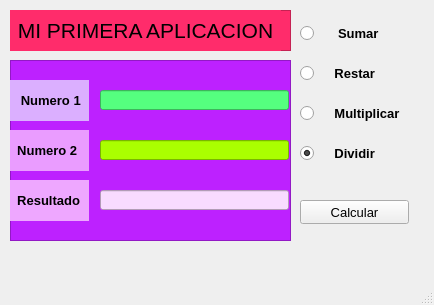
<?xml version="1.0" encoding="UTF-8"?>
<ui version="4.0">
 <class>MainWindow</class>
 <widget class="QMainWindow" name="MainWindow">
  <property name="geometry">
   <rect>
    <x>0</x>
    <y>0</y>
    <width>434</width>
    <height>305</height>
   </rect>
  </property>
  <property name="focusPolicy">
   <enum>Qt::NoFocus</enum>
  </property>
  <property name="windowTitle">
   <string>MainWindow</string>
  </property>
  <widget class="QWidget" name="centralwidget">
   <widget class="QWidget" name="verticalLayoutWidget_3">
    <property name="geometry">
     <rect>
      <x>300</x>
      <y>10</y>
      <width>111</width>
      <height>171</height>
     </rect>
    </property>
    <layout class="QVBoxLayout" name="verticalLayout_3">
     <item>
      <widget class="QRadioButton" name="sumar">
       <property name="font">
        <font>
         <pointsize>10</pointsize>
         <weight>75</weight>
         <bold>true</bold>
        </font>
       </property>
       <property name="text">
        <string>     Sumar</string>
       </property>
       <property name="checked">
        <bool>false</bool>
       </property>
       <property name="autoRepeat">
        <bool>false</bool>
       </property>
       <property name="autoRepeatDelay">
        <number>300</number>
       </property>
      </widget>
     </item>
     <item>
      <widget class="QRadioButton" name="restar">
       <property name="font">
        <font>
         <pointsize>10</pointsize>
         <weight>75</weight>
         <bold>true</bold>
        </font>
       </property>
       <property name="text">
        <string>    Restar</string>
       </property>
       <property name="checked">
        <bool>false</bool>
       </property>
      </widget>
     </item>
     <item>
      <widget class="QRadioButton" name="multiplicar">
       <property name="font">
        <font>
         <pointsize>10</pointsize>
         <weight>75</weight>
         <bold>true</bold>
        </font>
       </property>
       <property name="text">
        <string>    Multiplicar</string>
       </property>
       <property name="checked">
        <bool>false</bool>
       </property>
       <property name="autoRepeatDelay">
        <number>100</number>
       </property>
      </widget>
     </item>
     <item>
      <widget class="QRadioButton" name="dividir">
       <property name="font">
        <font>
         <pointsize>10</pointsize>
         <weight>75</weight>
         <bold>true</bold>
        </font>
       </property>
       <property name="text">
        <string>    Dividir</string>
       </property>
       <property name="checked">
        <bool>true</bool>
       </property>
      </widget>
     </item>
    </layout>
   </widget>
   <widget class="QFrame" name="frame">
    <property name="geometry">
     <rect>
      <x>10</x>
      <y>60</y>
      <width>281</width>
      <height>181</height>
     </rect>
    </property>
    <property name="styleSheet">
     <string notr="true">background-color: rgb(189, 33, 255);</string>
    </property>
    <property name="frameShape">
     <enum>QFrame::StyledPanel</enum>
    </property>
    <property name="frameShadow">
     <enum>QFrame::Raised</enum>
    </property>
    <widget class="QLineEdit" name="num2">
     <property name="geometry">
      <rect>
       <x>90</x>
       <y>80</y>
       <width>189</width>
       <height>20</height>
      </rect>
     </property>
     <property name="styleSheet">
      <string notr="true">background-color: rgb(170, 255, 0);</string>
     </property>
     <property name="alignment">
      <set>Qt::AlignCenter</set>
     </property>
    </widget>
    <widget class="QLineEdit" name="resultado">
     <property name="geometry">
      <rect>
       <x>90</x>
       <y>130</y>
       <width>189</width>
       <height>20</height>
      </rect>
     </property>
     <property name="styleSheet">
      <string notr="true">background-color: rgb(248, 219, 255);</string>
     </property>
     <property name="alignment">
      <set>Qt::AlignCenter</set>
     </property>
    </widget>
    <widget class="QLineEdit" name="num1">
     <property name="geometry">
      <rect>
       <x>90</x>
       <y>30</y>
       <width>189</width>
       <height>20</height>
      </rect>
     </property>
     <property name="styleSheet">
      <string notr="true">
background-color: rgb(85, 255, 127);</string>
     </property>
     <property name="alignment">
      <set>Qt::AlignCenter</set>
     </property>
    </widget>
    <widget class="QLabel" name="Numero1">
     <property name="geometry">
      <rect>
       <x>0</x>
       <y>20</y>
       <width>79</width>
       <height>41</height>
      </rect>
     </property>
     <property name="font">
      <font>
       <pointsize>10</pointsize>
       <weight>75</weight>
       <bold>true</bold>
      </font>
     </property>
     <property name="styleSheet">
      <string notr="true">background-color: rgb(219, 175, 255);</string>
     </property>
     <property name="text">
      <string>   Numero 1</string>
     </property>
    </widget>
    <widget class="QLabel" name="Numero2">
     <property name="geometry">
      <rect>
       <x>0</x>
       <y>70</y>
       <width>79</width>
       <height>41</height>
      </rect>
     </property>
     <property name="font">
      <font>
       <pointsize>10</pointsize>
       <weight>75</weight>
       <bold>true</bold>
      </font>
     </property>
     <property name="styleSheet">
      <string notr="true">background-color: rgb(234, 156, 255);</string>
     </property>
     <property name="text">
      <string>  Numero 2</string>
     </property>
    </widget>
   </widget>
   <widget class="QFrame" name="frame_2">
    <property name="geometry">
     <rect>
      <x>10</x>
      <y>10</y>
      <width>281</width>
      <height>41</height>
     </rect>
    </property>
    <property name="styleSheet">
     <string notr="true">background-color: rgb(255, 44, 107);</string>
    </property>
    <property name="frameShape">
     <enum>QFrame::StyledPanel</enum>
    </property>
    <property name="frameShadow">
     <enum>QFrame::Raised</enum>
    </property>
    <widget class="QLabel" name="label_5">
     <property name="geometry">
      <rect>
       <x>0</x>
       <y>0</y>
       <width>271</width>
       <height>41</height>
      </rect>
     </property>
     <property name="font">
      <font>
       <family>Arial</family>
       <pointsize>16</pointsize>
      </font>
     </property>
     <property name="text">
      <string>MI PRIMERA APLICACION</string>
     </property>
     <property name="alignment">
      <set>Qt::AlignCenter</set>
     </property>
    </widget>
   </widget>
   <widget class="QLabel" name="Respuesta">
    <property name="geometry">
     <rect>
      <x>10</x>
      <y>180</y>
      <width>79</width>
      <height>41</height>
     </rect>
    </property>
    <property name="font">
     <font>
      <pointsize>10</pointsize>
      <weight>75</weight>
      <bold>true</bold>
     </font>
    </property>
    <property name="styleSheet">
     <string notr="true">background-color: rgb(238, 167, 255);</string>
    </property>
    <property name="text">
     <string>  Resultado</string>
    </property>
   </widget>
   <widget class="QPushButton" name="pushButton">
    <property name="geometry">
     <rect>
      <x>300</x>
      <y>200</y>
      <width>109</width>
      <height>24</height>
     </rect>
    </property>
    <property name="font">
     <font>
      <pointsize>10</pointsize>
     </font>
    </property>
    <property name="text">
     <string>Calcular</string>
    </property>
   </widget>
  </widget>
  <widget class="QMenuBar" name="menubar">
   <property name="geometry">
    <rect>
     <x>0</x>
     <y>0</y>
     <width>434</width>
     <height>21</height>
    </rect>
   </property>
  </widget>
  <widget class="QStatusBar" name="statusbar"/>
 </widget>
 <resources/>
 <connections/>
</ui>
